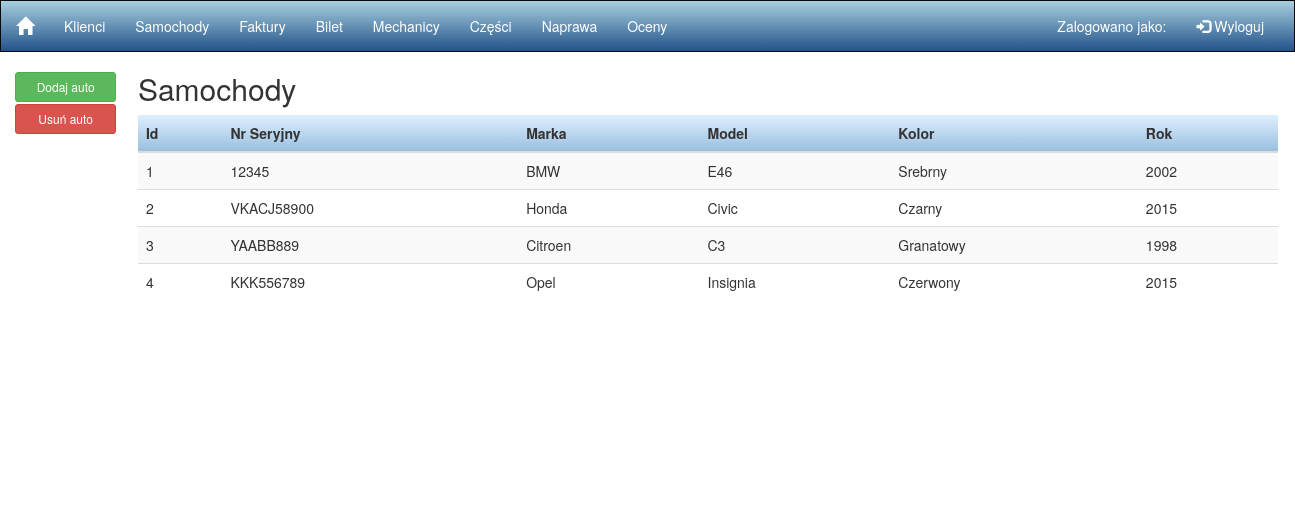
The app's page /index.php/cars with its own data.
### tables this page shows
CREATE TABLE `auto` (
  `idAuto` int(11) NOT NULL,
  `numerSeryjny` varchar(45) DEFAULT NULL,
  `marka` varchar(45) DEFAULT NULL,
  `model` varchar(45) DEFAULT NULL,
  `kolor` varchar(45) DEFAULT NULL,
  `rok` varchar(45) DEFAULT NULL
);

### application/controllers/Cars.php (called while the page is built, shortened)
<?php
class Cars extends CI_Controller
{
    public function getCarData(){
        $data = $this->db->query("SELECT * FROM auto");
        $data_query = $data->result_array();
        return $data_query;
    }
    public function index()
    {
        $data_query = $this->getCarData();
        $this->load->view('header');
        $this->load->view('cars', ['carData' => $data_query]);
    }
}

### index.php (called while the page is built, shortened)
<?php
require_once BASEPATH.'core/CodeIgniter.php';

### application/views/cars.php (the view, shortened to what this page needs)
<div class="container-fluid text-center">
    <div class="row content">
        <div class="col-sm-1 sidenav"  >
            <button type="button" class="btn btn-success btn-sm btn-block" data-toggle="modal" data-target="#carModal" style="margin-bottom: 2px;">Dodaj auto
            </button>
            <button type="button" class="btn btn-danger btn-sm btn-block" data-toggle="modal" data-target="#myModal2">Usuń
                    auto
                </button>
        </div>
        <div class="col-sm-10 text-left">
            <div class="container">
                <h2>Samochody</h2>
                <table class="table table-striped">
                    <thead style="background: rgb(222,239,255); /* Old browsers */
                    background: -moz-linear-gradient(top, rgba(222,239,255,1) 0%, rgba(152,190,222,1) 100%); /* FF3.6-15 */
                    background: -webkit-linear-gradient(top, rgba(222,239,255,1) 0%,rgba(152,190,222,1) 100%); /* Chrome10-25,Safari5.1-6 */
                    background: linear-gradient(to bottom, rgba(222,239,255,1) 0%,rgba(152,190,222,1) 100%); /* W3C, IE10+, FF16+, Chrome26+, Opera12+, Safari7+ */
                    filter: progid:DXImageTransform.Microsoft.gradient( startColorstr='#deefff', endColorstr='#98bede',GradientType=0 );">
                    <tr>
                        <th>Id</th>
                        <th>Nr Seryjny</th>
                        <th>Marka</th>
                        <th>Model</th>
                        <th>Kolor</th>
                        <th>Rok</th>
                    </tr>
                    </thead>
                    <tbody>
                    <?php
                    foreach ($carData as $row) {
                        echo "<tr>";
                        echo "<td>" . $row['idAuto'] . "</td>";
                        echo "<td>" . $row['numerSeryjny'] . "</td>";
                        echo "<td>" . $row['marka'] . "</td>";
                        echo " <td>" . $row['model'] . "</td>";
                        echo " <td>" . $row['kolor'] . "</td>";
                        echo " <td>" . $row['rok'] . "</td>";
                        echo "</tr>";
                    }
                    ?>
                    </tbody>
                </table>
            </div>
        </div>
    </div>
</div>
</body>
</html>

### application/views/header.php (style rules this page uses)
.row.content { height: 450px }
.sidenav { padding-top: 20px; background-color: white; height: 100%; border-right-width: 2px; }
.btn-block { min-width: 130%; }

### records on screen
auto: idAuto "1", numerSeryjny "12345", marka "BMW", model "E46", kolor "Srebrny", rok "2002"
auto: idAuto "2", numerSeryjny "VKACJ58900", marka "Honda", model "Civic", kolor "Czarny", rok "2015"
auto: idAuto "3", numerSeryjny "YAABB889", marka "Citroen", model "C3", kolor "Granatowy", rok "1998"
auto: idAuto "4", numerSeryjny "KKK556789", marka "Opel", model "Insignia", kolor "Czerwony", rok "2015"
